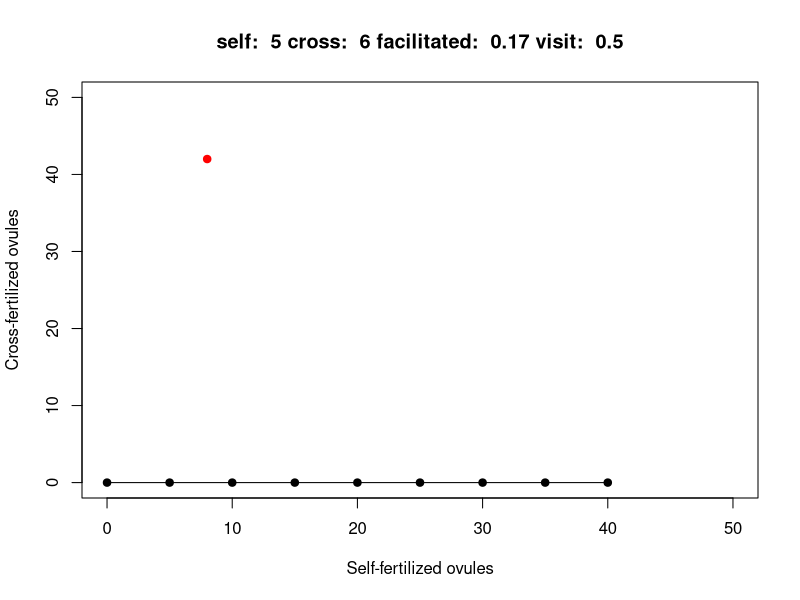

This chart was generated by the following R code:
# Dynamic program for ovule fates
rm(list=ls()) # Clean up
#graphics.off()
#####
# Define constants
#####
totalOvules <- 50
gs <- 0.3; gx <- 0.9
ds <- 0.7; dx <- 0.9
m <- 0.8; kappa <- 0.7
tmax <- 8	# duration of anthesis
meanCrossPollenDeposition <- 6
probabilityOfVisit <- 0.5
selfPollenDeposition <- 5
facilitatedProportion <- 0.17 # Proportion of pollinator-delivered pollen that is self pollen
decision <- c(1, 2, 3) # Choose self, choose facilitated, choose outcross; used to store data as matrix rather than data frame
#####
# Ovule fates
#####
# Embryos
selfedEmbryosF <- function(table) {
    attach(table)
    gs * (selfedOvules)
}
crossedEmbryosF <- function(table) {
    attach(table)
    gx * crossedOvules
}
# Competition
selfResourceComp <- function(selfedEmbryos, crossedEmbryos) { # Weighted lottery
	p <- function(n, x) {
		((selfedEmbryos - x) * kappa)/((selfedEmbryos - x) * kappa + crossedEmbryos - (n - x - 1))
	}
	expectation <- 0 + p(1, 0)
	for (i in 2:(m * totalOvules)) {
		expectation <- expectation + p(i, expectation)
	}
	expectation
}
ksF <- function(table) {
    attach(table)
    ks <- ifelse((selfedEmbryos + crossedEmbryos <= m * totalOvules), 1, NA)
	conditions <- c(selfedEmbryos + crossedEmbryos > m * totalOvules)
	ks[conditions] <- selfResourceComp(selfedEmbryos[conditions], crossedEmbryos[conditions])/selfedEmbryos[conditions]
	conditions <- c(selfedEmbryos == 0)
	ks[conditions] <- 1
	ks
}
kxF <- function(table) {
    attach(table)
    kx <- ifelse((selfedEmbryos + crossedEmbryos <= m * totalOvules), 1, NA)
    conditions <- c(selfedEmbryos + crossedEmbryos > m * totalOvules)
	kx[conditions] <- (m * totalOvules - selfResourceComp(selfedEmbryos[conditions], crossedEmbryos[conditions]))/crossedEmbryos[conditions]
	conditions <- c(selfedEmbryos == 0)
	kx[conditions] <- 1
	kx
}
# Seeds
selfedSeedF <- function(table) {
    attach(table)
    selfedSeed <- ks * selfedEmbryos
    conditions <- c(crossedEmbryos == 0 & selfedEmbryos > m * totalOvules) # Ensures that pure selfers can't support > m*totalOvules seeds
    selfedSeed[conditions] <- m * totalOvules
    selfedSeed
}
crossedSeedF <- function(table) {
    attach(table)
    crossedSeed <- kx * crossedEmbryos
    conditions <- c(selfedEmbryos == 0 & crossedEmbryos > m * totalOvules) # Ensures that pure crossers can't support > m*totalOvules seeds
    crossedSeed[conditions] <- m  * totalOvules
    crossedSeed
}
selfedSeedlingF <- function(table) {
    attach(table)
    ds * selfedSeed
}
crossedSeedlingF <- function(table) {
    attach(table)
    dx * crossedSeed
}
# Fitness
fitnessF <- function(table) {
    attach(table)
    (2 * selfedSeedling) + crossedSeedling
}
#####
# Ovule fates table: calculate all values & extract as necessary
#####
fillOvuleFatesTable <- function(table) {
	# Ovule values are given
	# Embryo values
	table$selfedEmbryos <- selfedEmbryosF(table)
	table$crossedEmbryos <- crossedEmbryosF(table)
	# Competition
	table$ks <- ksF(table)
    table$kx <- kxF(table)
	table$selfedSeed <- selfedSeedF(table)
	table$crossedSeed <- crossedSeedF(table)
	table$seed <- table$selfedSeed + table$crossedSeed
	# Seedlings
	table$selfedSeedling <- selfedSeedlingF(table)
	table$crossedSeedling <- crossedSeedlingF(table)
	# Fitness
	table$fitness <- fitnessF(table)
	table
}
#####
# Create ovule fates table
#####
sequence <- seq(0, totalOvules, 1)
tableDimension <- length(sequence)^2 # Start with all possible combinations
ovuleFatesTable <- NULL
ovuleFatesTable$selfedOvules <- rep(sequence, each=tableDimension / length(sequence))
ovuleFatesTable <- as.data.frame(ovuleFatesTable)
ovuleFatesTable$crossedOvules <- rep(sequence, each=tableDimension / length(sequence)^2)
ovuleFatesTable <- ovuleFatesTable[ovuleFatesTable$crossedOvules+ovuleFatesTable$selfedOvules<=totalOvules,] # Remove impossible combinations
ovuleFatesTable <- fillOvuleFatesTable(ovuleFatesTable)
#####
# Fitness calculations
#####
fertilizationValueSelfing <- function(table) { # If the plant chooses to self, it realises this number of fertilizations
	attach(table)
	newSelf <- selfedOvules + selfPollenDeposition
	conditions <- c(newSelf + crossedOvules > totalOvules)
	newSelf[conditions] <- totalOvules - crossedOvules[conditions]
	newSelf
}
fertilizationValueCrossing <- function(table, mode) { # If the plant chooses not to self, a pollinator may arrive
	ifelse(mode==1, facilitatedProportion <- 0, facilitatedProportion) # Mode 1 means pure crossing
	table$newOvules <- meanCrossPollenDeposition * probabilityOfVisit
	attach(table)
	conditions <- c(newOvules + selfedOvules + crossedOvules > totalOvules)
	table$newOvules[conditions] <- totalOvules - (selfedOvules[conditions] + crossedOvules[conditions])
	newSelf <- selfedOvules + facilitatedProportion * table$newOvules
	newCross <- crossedOvules + (1 - facilitatedProportion) * table$newOvules
	round(cbind(newSelf, newCross))
}
extractFitness <- function(table) { # Input self and cross vectors
	fitnessVector <- NULL
	for (i in 1:dim(table)[1]) { # For each self (table[ , 1]) and cross (table[ , 2]) ovule combination, lookup the fitness value
		fitnessVector[i] <- fitnessTable[fitnessTable[ , 1]==table[ , 1][i] & fitnessTable[ , 2]==table[ , 2][i], 3]
	}
	fitnessVector
}
chooseStrategy <- function(table) {
	table$choice <- 0
	attach(table)
	conditions <- (chooseSelfFitness > chooseFacilitatedFitness & chooseSelfFitness > chooseCrossFitness)
	table$choice[conditions] <- decision[1]
	conditions <- (chooseFacilitatedFitness > chooseSelfFitness & chooseFacilitatedFitness > chooseCrossFitness)
	table$choice[conditions] <- decision[2]
	conditions <- (chooseCrossFitness > chooseFacilitatedFitness & chooseCrossFitness > chooseSelfFitness)
	table$choice[conditions] <- decision[3]
	table$choice
}
theLoop <- function() {
	stateTable <- ovuleFatesTable[ , c(1,2)] # Start with self and cross ovule combinations
	# Autonomous selfing
	stateTable$chooseSelfNewSelf <- fertilizationValueSelfing(stateTable)
	stateTable$chooseSelfNewCross <- stateTable$crossedOvules
	# Facilitated selfing
	facilitatedOvules <- fertilizationValueCrossing(stateTable, 0)
	stateTable$chooseFacilitatedNewSelf <- facilitatedOvules[ , 1]
	stateTable$chooseFacilitatedNewCross <- facilitatedOvules[ , 2]
	# Crossing
	crossOvules <- fertilizationValueCrossing(stateTable, 1)
	stateTable$chooseCrossNewSelf <- stateTable$selfedOvules
	stateTable$chooseCrossNewCross <- facilitatedOvules[ , 2]
	# Calculate the fitness of each strategy
	stateTable$chooseSelfFitness <- extractFitness(stateTable[ , c(3,4)])
	stateTable$chooseFacilitatedFitness <- extractFitness(stateTable[, c(5,6)])
	stateTable$chooseCrossFitness <- extractFitness(stateTable[ , c(7,8)])
	# Choose the best strategy
	stateTable$optimalStrategy <- chooseStrategy(stateTable[ , c(9:11)])
	# Store the best strategy for each ovule combination
	optimalTable <- NULL
	optimalTable <- stateTable[ , c(1, 2)]
	optimalTable$optimalStrategy <- stateTable$optimalStrategy
	optimalTable$fitness <- ovuleFatesTable[ , 12]
	for (i in 1:length(decision)) {
		conditions <- decision[i]
		optimalTable$fitness[optimalTable$optimalStrategy == conditions] <- stateTable$chooseSelfFitness[stateTable$optimalStrategy == conditions]
	}
	optimalTable$newSelf <- optimalTable[ , 1]
	optimalTable$newCross <- optimalTable[ , 2]
	# choose self
	conditions <- decision[1]
	optimalTable$newSelf[optimalTable$optimalStrategy == conditions] <- stateTable$chooseSelfNewSelf[stateTable$optimalStrategy == conditions]
	optimalTable$newCross[optimalTable$optimalStrategy == conditions] <- stateTable$chooseSelfNewCross[stateTable$optimalStrategy == conditions]
	# choose facilitated
	conditions <- decision[2]
	optimalTable$newSelf[optimalTable$optimalStrategy == conditions] <- stateTable$chooseFacilitatedNewSelf[stateTable$optimalStrategy == conditions]
	optimalTable$newCross[optimalTable$optimalStrategy == conditions] <- stateTable$chooseFacilitatedNewCross[stateTable$optimalStrategy == conditions]
	# choose cross
	conditions <- decision[3]
	optimalTable$newSelf[optimalTable$optimalStrategy == conditions] <- stateTable$chooseCrossNewSelf[stateTable$optimalStrategy == conditions]
	optimalTable$newCross[optimalTable$optimalStrategy == conditions] <- stateTable$chooseCrossNewCross[stateTable$optimalStrategy == conditions]
	#optimalTable$time <- t
	#print(optimalTable)
	optimalTable
}
begin <- Sys.time()
anthesisArray <- NULL
#t=T-1
fitnessTable <- ovuleFatesTable[ , c(1, 2, 12)] # Fitness for t=tmax
t <- tmax
optimalTable <- theLoop()
anthesisArray <- optimalTable
fitnessTable <- optimalTable[ , c(1, 2, 4)]
for (t in (tmax-1):1) {
	#print(t)
	loopTable <- theLoop()
	anthesisArray <- cbind(loopTable, anthesisArray)
	fitnessTable <- loopTable[ , c(1, 2, 4)] # Recreate the fitness table with current expectations
}
print(Sys.time() - begin)
anthesisArray <- as.matrix(anthesisArray)
dim(anthesisArray) <- c(dim(optimalTable)[1], dim(optimalTable)[2], tmax)
plotColour <- c("black", "red", "blue", "green") # Choose none, self, facilitated, outcross
#quartz(height=8, width=8)
#windows(height=6, width=6)
#par(mfrow=c(2, 2), oma=c(0, 0, 2, 0))
decisionPlot <- function(time) {
	data <- anthesisArray[ , , time][ , 1:3]
	plot(data[, 1], data[, 2], pch=21, bg=plotColour[data[, 3]+1], col=plotColour[data[, 3]+1], xlab="Self-fertilized ovules", ylab="Cross-fertilized ovules", main=paste("Time: ", time))
}
#decisionPlot(1)
#decisionPlot(round(tmax/2))
#decisionPlot(tmax)
decisionTable <- NULL
decisionTable <- data.frame(decision=numeric(tmax), selfedOvules=numeric(tmax), crossedOvules=numeric(tmax))
decisionTable[1, ] <- anthesisArray[ , , 1][1, c(3, 5, 6)] # Start at the origin
ifelse(decisionTable[1, 1]==decision[2], decisionTable[1, ] <- round(c(decision[2], facilitatedProportion*rpois(1, meanCrossPollenDeposition), (1-facilitatedProportion)*rpois(1, meanCrossPollenDeposition))), 0)
for (i in 2:tmax) { # Make the optimal decision at each time step
	decisionTable[i, ] <- anthesisArray[ , , i][anthesisArray[ , , i][, 1]==decisionTable[i-1, 2] & anthesisArray[ , , i][, 2]==decisionTable[i-1, 3]][c(3, 5, 6)]
	if (decisionTable[i, 1]==decision[2]) {
		currentOvules <- decisionTable[i - 1, 2] + decisionTable[i - 1, 3]
		newOvules <- rpois(1, meanCrossPollenDeposition)
		ifelse(currentOvules + newOvules > totalOvules, newOvules <- totalOvules - currentOvules, 0)
		decisionTable[i, ] <- round(c(decision[2], decisionTable[i-1, 2] + facilitatedProportion * newOvules, decisionTable[i-1, 3] + (1 - facilitatedProportion) * newOvules), 0)		
	}
}
plot(c(0, decisionTable$selfedOvules), c(0, decisionTable$crossedOvules), xlim=range(0:totalOvules) , ylim=range(0:totalOvules), pch=21, bg="black", type="o", xlab="Self-fertilized ovules", ylab="Cross-fertilized ovules")
points(ovuleFatesTable[ovuleFatesTable$fitness==max(ovuleFatesTable$fitness),][1:2], pch=21, bg=plotColour[2], col=plotColour[2]) # Add the optimal ovule combination
title(main=paste("self: ", selfPollenDeposition, "cross: ", meanCrossPollenDeposition, "facilitated: ", facilitatedProportion, "visit: ", probabilityOfVisit ), outer=FALSE)
